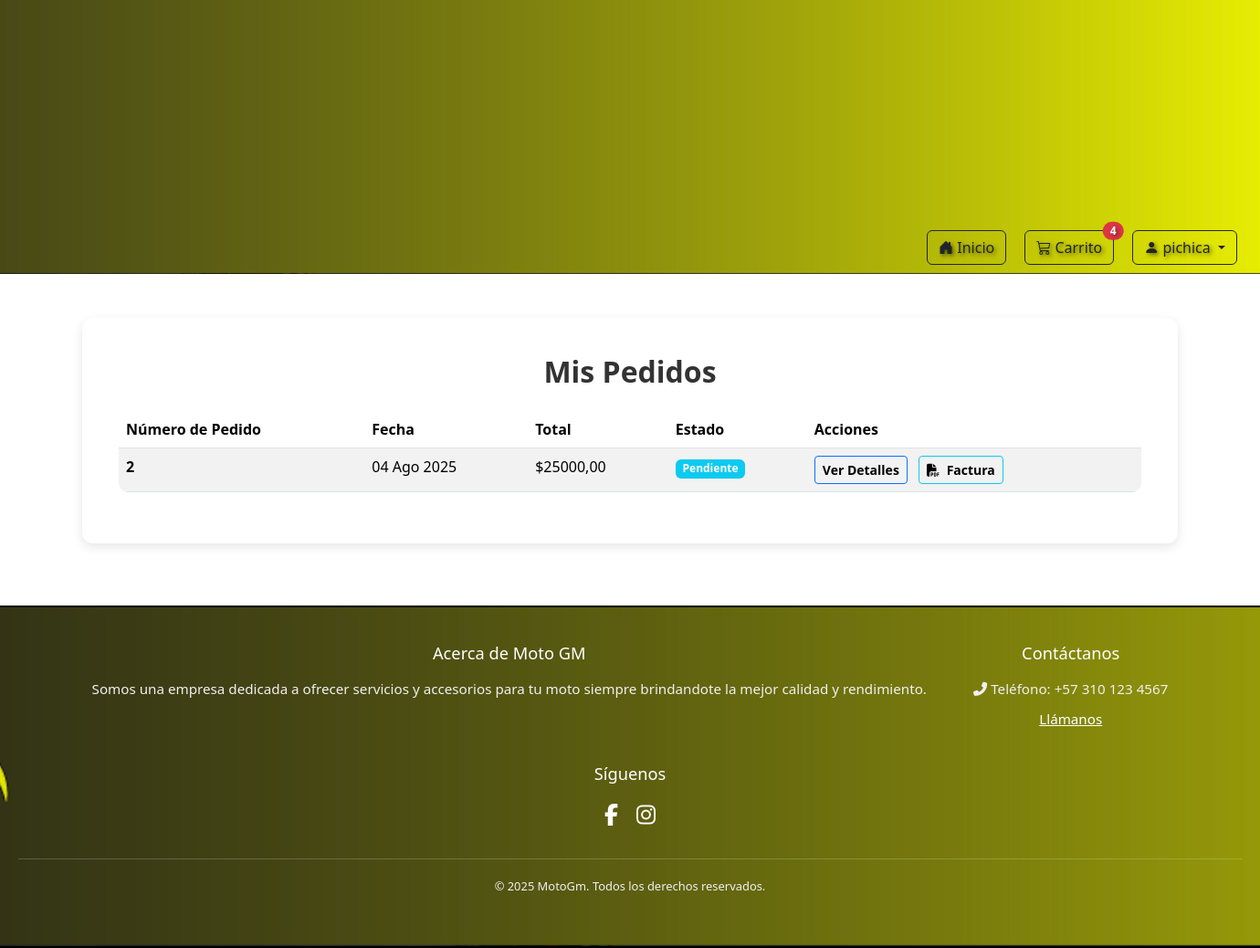
The app's page /productos/mis-pedidos/ (signed in) with its own data.
### productos/models.py (models this page shows, shortened)
class Pedido(models.Model):
    usuario = models.ForeignKey(User, on_delete=models.CASCADE, null=True, blank=True)
    nombre = models.CharField(max_length=100)
    direccion = models.CharField(max_length=255)
    ciudad = models.CharField(max_length=100)
    total_pedido = models.DecimalField(max_digits=10, decimal_places=2, default=0.00)
    fecha_creacion = models.DateTimeField(auto_now_add=True)
    estado = models.CharField(max_length=50, choices=ESTADO_CHOICES, default='Pendiente')

### productos/views.py (the view)
# urls.py: path('mis-pedidos/', views.mis_pedidos, name='mis_pedidos'),
def mis_pedidos(request):
    if not request.user.is_authenticated:
        messages.warning(request, "Debes iniciar sesión para ver tus pedidos.")
        return redirect('core:login')
    pedidos = Pedido.objects.filter(usuario=request.user).order_by('-fecha_creacion')
    context = {
        'pedidos': pedidos
    }
    return render(request, 'productos/mis_pedidos.html', context)

### productos/context_processors.py (called while the page is built)
def cart_item_count(request):
    cart_count = 0
    if request.user.is_authenticated:
        cart_count = CarritoItem.objects.filter(usuario=request.user).count() # o .aggregate(Sum('cantidad'))['cantidad__sum'] si quieres sumar las cantidades
    return {'cart_count': cart_count}

### productos/templates/productos/mis_pedidos.html (shortened to what this page needs)
{% extends 'core/base.html' %}
{% load static %}
{% block content %}
<div class="container my-5">
    <h1 class="mb-4 text-center">Mis Pedidos</h1>
    {% if pedidos %}
        <div class="table-responsive">
            <table class="table table-hover table-striped">
                <thead>
                    <tr>
                        <th scope="col">Número de Pedido</th>
                        <th scope="col">Fecha</th>
                        <th scope="col">Total</th>
                        <th scope="col">Estado</th>
                        <th scope="col">Acciones</th>
                    </tr>
                </thead>
                <tbody>
                    {% for pedido in pedidos %}
                    <tr>
                        <th scope="row">{{ pedido.id }}</th>
                        <td>{{ pedido.fecha_creacion|date:"d M Y" }}</td>
                        <td>${{ pedido.total_pedido|floatformat:2 }}</td>
                        <td><span class="badge bg-info">{{ pedido.estado }}</span></td>
                        <td>
                            <a href="{% url 'productos:detalle_producto' pedido.id %}" class="btn btn-outline-primary btn-sm me-2">Ver Detalles</a>
                            <a href="{% url 'dashboard_admin:descargar_factura' pedido.id %}" class="btn btn-outline-info btn-sm">
                                <i class="fas fa-file-pdf me-1"></i> Factura
                            </a>
                        </td>
                    </tr>
                    {% endfor %}
                </tbody>
            </table>
        </div>
    {% else %}
        <div class="alert alert-info text-center" role="alert">
            Aún no has realizado ningún pedido.
        </div>
    {% endif %}
</div>
{% endblock %}

### core/templates/core/base.html (shortened to what this page needs)
{% load static %}
<!DOCTYPE html>
<html lang="es">
<head>
    <link rel="stylesheet" href="https://cdnjs.cloudflare.com/ajax/libs/font-awesome/6.5.2/css/all.min.css" xintegrity="sha512-SnH5WK+bZxgPHs44uWIX+LLJAJ9/2PkPKZ5QiAj6Ta86w+fsb2TkcmfRyVX3pBnMFcV7oQPJkl9QevSCWr3W6A==" />
    <link href="https://cdn.jsdelivr.net/npm/bootstrap@5.3.7/dist/css/bootstrap.min.css" rel="stylesheet" xintegrity="sha384-LN+7fdVzj6u52u30Kp6M/trliBMCMKTyK833zpbD+pXdCLuTusPj697FH4R/5mcr">
    <link rel="stylesheet" href="{% static 'core/stylecore.css' %}">
    <link rel="stylesheet" href="https://cdn.jsdelivr.net/npm/bootstrap-icons@1.13.1/font/bootstrap-icons.min.css">
</head>
<body>
    <div class="container1">
        <div class="top-banner">
            <div class="banner-content">
            </div>
        </div>
        <div class="banner-buttons">
            <a href="{% url 'landing_page' %}" class="btn btn-outline-dark">
                <i class="bi bi-house-door-fill"></i> Inicio
            </a>
            <a href="{% url 'productos:view_cart' %}" class="btn btn-outline-dark position-relative">
                <i class="bi bi-cart3"></i> Carrito
                <span id="cart-count-badge" class="position-absolute top-0 start-100 translate-middle badge rounded-pill bg-danger d-none">
                </span>
            </a>
            {% if user.is_authenticated %}
                <div class="dropdown">
                    <a class="btn btn-outline-dark dropdown-toggle" href="#" role="button" id="userDropdown" data-bs-toggle="dropdown" aria-expanded="false">
                        <i class="bi bi-person-fill"></i> {{ user.username }}
                    </a>
                </div>
            {% endif %}
        </div>
    </div>
    <div class="main-content">
        {% block content %}
        {% endblock content %}
    </div>
    <footer class="main-footer">
        <div class="footer-content">
            <div class="footer-description">
                <h3>Acerca de Moto GM</h3>
                <p>Somos una empresa dedicada a ofrecer servicios y accesorios para tu moto siempre brindandote la mejor calidad y rendimiento.</p>
            </div>
            <div class="footer-contact">
                <h3>Contáctanos</h3>
                <p><i class="fas fa-phone-alt"></i> Teléfono: +57 310 123 4567</p>
                <p><a href="tel:+573101234567" class="phone-link">Llámanos</a></p>
            </div>
            <div class="footer-social">
                <h3>Síguenos</h3>
                <div class="social-icons">
                    <a href="https://facebook.com/tu_emprendimiento" target="_blank" aria-label="Facebook"><i class="fab fa-facebook-f"></i></a>
                    <a href="https://instagram.com/tu_emprendimiento" target="_blank" aria-label="Instagram"><i class="fab fa-instagram"></i></a>
                </div>
            </div>
        </div>
        <div class="footer-bottom">
            <p>&copy; 2025 MotoGm. Todos los derechos reservados.</p>
        </div>
    </footer>
</body>
</html>

### core/static/core/stylecore.css (style rules this page uses)
.main-content { display: flex; flex-direction: column; justify-content: center; align-items: center; min-height: calc(100vh - 300px - 200px); padding: 20px; }
.top-banner { padding: 10px 20px; color: white; }
.banner-content { display: flex; justify-content: space-between; align-items: center; }
.container1 { background-image: url('/static/core/img/colorbanner.png'); background-size: cover; background-position: center; background-repeat: no-repeat; height: 300px; display: flex; flex-direction: column; justify-content: center; align-items: center; color: white; text-shadow: 2px 2px 4px rgba(0, 0, 0, 0.5); padding: 20px; }
.container1 .btn { margin: 10px 5px; }
.banner-buttons { position: absolute; bottom: 0px; right: 20px; display: flex; gap: 10px; }
.container1 { position: relative; }
.main-content { padding-top: 0px; padding-bottom: 20px; }
.main-footer { background-image: url('/static/core/img/colorbanner.png'); background-color: #000; border-top: 2px solid #000; border-bottom: 2px solid #000; padding: 40px 20px; font-size: 0.95em; color: white; position: relative; background-size: cover; background-repeat: no-repeat; background-position: left; }
.main-footer::before { content: ""; position: absolute; top: 0; left: 0; width: 100%; height: 100%; background: rgba(0, 0, 0, 0.1); z-index: 0; }
.main-footer > * { position: relative; z-index: 1; }
.footer-content { display: flex; flex-wrap: wrap; justify-content: space-around; max-width: 1200px; margin: 0 auto; gap: 30px; text-align: left; }
.main-footer h3 { color: white; margin-bottom: 15px; font-size: 1.2em; text-align: center; }
.footer-description p, .footer-contact p { color: #f0f0f0; margin-bottom: 8px; line-height: 1.6; text-align: center; }
.footer-contact .phone-link { color: white; text-decoration: underline; transition: color 0.3s ease; }
.social-icons { display: flex; justify-content: center; margin-top: 15px; }
.social-icons a { color: white; font-size: 24px; margin: 0 10px; transition: color 0.3s ease; }
.footer-bottom { text-align: center; margin-top: 30px; padding-top: 20px; border-top: 1px solid rgba(255, 255, 255, 0.2); font-size: 0.85em; color: #f0f0f0; }
.container { background-color: #fff; padding: 40px; border-radius: 12px; box-shadow: 0 4px 12px rgba(0,0,0,0.1); max-width: 1200px; margin: auto; }
.container h1 { font-size: 2em; font-weight: bold; color: #333; }
.table { background-color: white; border-radius: 10px; overflow: hidden; }
.table td a { font-weight: 600; color: #000; text-decoration: none; }

### records on screen
Pedido: id "2", fecha_creacion "04 Ago 2025", total_pedido "25000,00", estado "Pendiente"

### other values on screen
{{ user.username }} "pichica"
